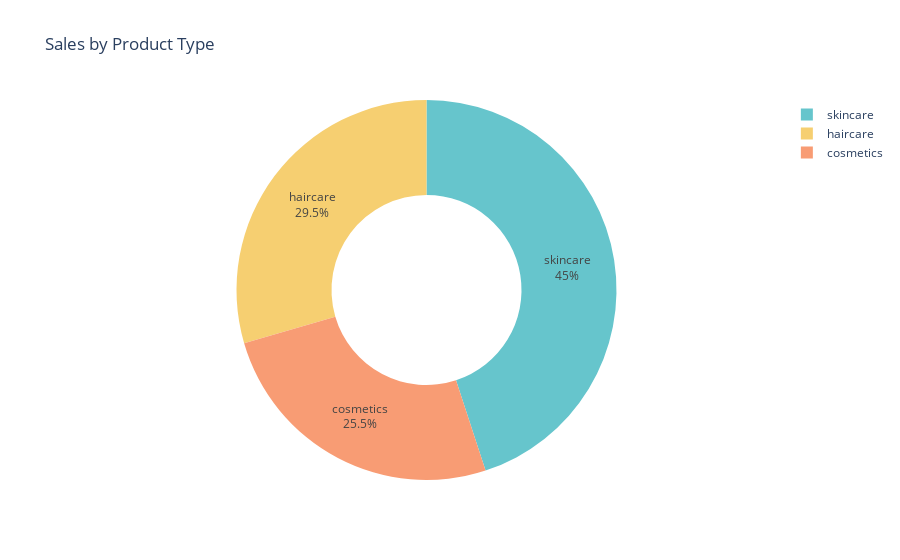

Write notebook code for a chart like this one.
### Code cell
sales_data = data.groupby('Product type')['Number of products sold'].sum().reset_index()

pie_chart = px.pie(sales_data, values='Number of products sold', names='Product type', 
                   title='Sales by Product Type', 
                   hover_data=['Number of products sold'],
                   hole=0.5,
                   color_discrete_sequence=px.colors.qualitative.Pastel)
                   
pie_chart.update_traces(textposition='inside', textinfo='percent+label')
pie_chart.show()

### Figure 1 — Plotly figure (JSON) as saved in the notebook; plotly's stock layout.template omitted (floating-point values rounded to 4 significant figures)
{"data": [{"customdata": [[11757], [13611], [20731]], "domain": {"x": [0, 1], "y": [0, 1]}, "hole": 0.5, "hovertemplate": "Product type=%{label}<br>Number of products sold=%{customdata[0]}<extra></extra>", "labels": ["cosmetics", "haircare", "skincare"], "legendgroup": "", "name": "", "showlegend": true, "textinfo": "percent+label", "textposition": "inside", "type": "pie", "values": [11757, 13611, 20731]}], "layout": {"autosize": true, "legend": {"tracegroupgap": 0}, "piecolorway": ["rgb(102, 197, 204)", "rgb(246, 207, 113)", "rgb(248, 156, 116)", "rgb(220, 176, 242)", "rgb(135, 197, 95)", "rgb(158, 185, 243)", "rgb(254, 136, 177)", "rgb(201, 219, 116)", "rgb(139, 224, 164)", "rgb(180, 151, 231)", "rgb(179, 179, 179)"], "title": {"text": "Sales by Product Type"}}}
